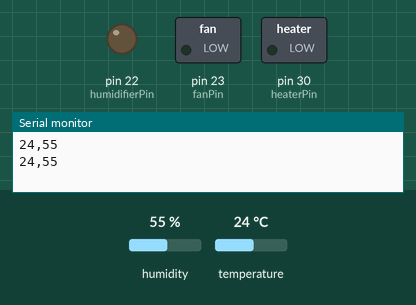
Bench run of a sketch on a simulated Arduino Mega 2560, built with avr-gcc and run on an emulated ATmega2560. On the bench: switched loads named in the sketch (green lamp = pin HIGH), output pins drawn as LEDs (lit = HIGH), the last lines printed to the serial monitor. Inputs (shaded band) come from the test bench; at power-on: humidity 55 %, temperature 24 °C.

Above: at 6.3 s.
6.4 s: humidity set to 76 %
12.7 s: humidity set to 79 %
At 17.5 s:
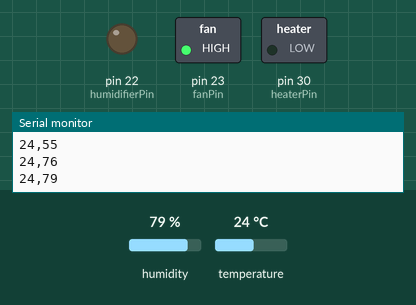
18.9 s: temperature set to 11 °C
25.1 s: temperature set to 8 °C
At 28.8 s:
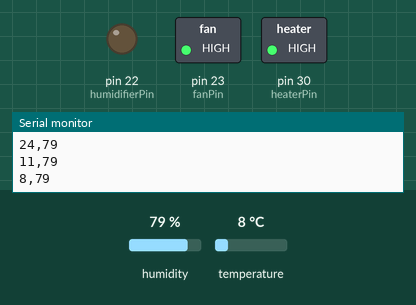
31.3 s: humidity set to 69 %
37.5 s: humidity set to 66 %
At 40.1 s:
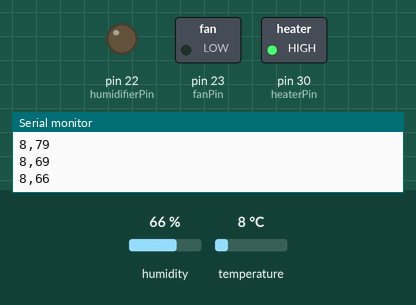
Timing chart, 0 to 41.6 s (numbered marks = the images above; inputs shaded):
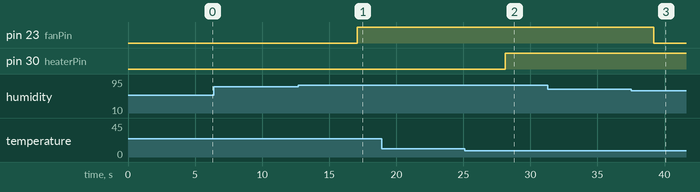

The sketch:

kursovalast.ino
```cpp
#include "DHT.h"

#define DHTPIN 53
#define DHTTYPE DHT11
#define heaterPin 30
#define humidifierPin 22
#define fanPin 23
String hour = "";

DHT dht(DHTPIN, DHTTYPE);

void setup() {
  Serial.begin(9600);
  //Serial.begin(115200);

  pinMode(heaterPin, OUTPUT);
  digitalWrite(heaterPin, LOW);
  pinMode(humidifierPin, OUTPUT);
  pinMode(fanPin, OUTPUT);
  dht.begin();
}

void loop() {
  int temp = dht.readTemperature();
  int humid = dht.readHumidity();
  delay(500);
  Serial.print(temp);
  Serial.print(",");
  Serial.print(humid);
  Serial.println();

  if (temp < 10) {
    digitalWrite(heaterPin, HIGH);
  }
  else if (temp > 13) {
    digitalWrite(heaterPin, LOW);
  }
  else if (temp > 30) {
    digitalWrite(fanPin, HIGH);
  }
  if (humid > 77) {
    digitalWrite(fanPin, HIGH);
  } else if (humid < 68) {
    digitalWrite(fanPin, LOW);
  }
  //delay(120000);
  delay(5000);
}
```

Measured:
- the behaviour switches between 77 and 78 % on humidity (found by bisection; images 0 and 1)
- the behaviour switches between 10 and 9 °C on temperature (found by bisection; images 1 and 2)
- the behaviour switches between 68 and 67 % on humidity (found by bisection; images 2 and 3)
- after the input at 12.7 s, pin 23 (fanPin): LOW → HIGH after 4.4 s
- after the input at 25.1 s, pin 30 (heaterPin): LOW → HIGH after 3.0 s
- after the input at 37.5 s, pin 23 (fanPin): HIGH → LOW after 1.7 s
